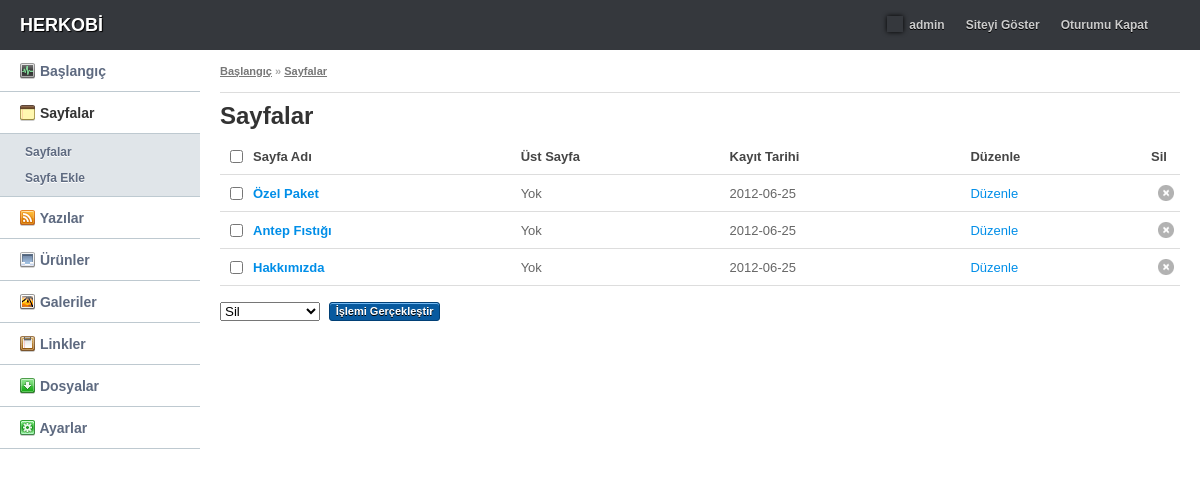
Screenshot of /panel/pages.php (signed in) with the database file from the repository.
### tables this page shows
CREATE TABLE IF NOT EXISTS `pages` (
  `id` int(11) NOT NULL AUTO_INCREMENT,
  `mid` text NOT NULL,
  `level` int(11) NOT NULL,
  `slug` text NOT NULL,
  `page` text NOT NULL,
  `summary` text NOT NULL,
  `content` text NOT NULL,
  `image` text NOT NULL,
  `gallery` int(11) NOT NULL,
  `title` text NOT NULL,
  `metadesc` text NOT NULL,
  `metatags` text NOT NULL,
  `date` date NOT NULL,
  PRIMARY KEY (`id`)
);

### config.php (called while the page is built, shortened)
<?php
    $SITE_ADRESI = "http://localhost/hkv2";
?>

### panel/inc/sayfalama.php (called while the page is built, shortened)
<?php
function SayfaIcerik($tablo){
	global $db;
	$sayfalamaLimit = 20;
	if(!isset($_GET['s'])){
		$sayfalama = 1;
	}
	else{
		$sayfalama = $_GET['s'];
		if(!is_numeric($sayfalama)){
			$sayfalama = 1;
		}
	}
	$kacta = (($sayfalama * $sayfalamaLimit) - $sayfalamaLimit);
	if($tablo == 'pages'){
		$sql = "SELECT uk.id, uk.mid, uk.page, uk.date, u.id, u.mid, u.page, u.date
				FROM pages AS u
				RIGHT JOIN pages AS uk ON u.id = uk.mid
				ORDER BY  `uk`.`id` DESC";
	}
	$sql .= " LIMIT $kacta , $sayfalamaLimit;";
	$sth = $db->prepare($sql);
	$db->query("SET NAMES 'utf8'");
	$sth->execute();
	$TumHaberler = $sth->fetchAll();
	return $TumHaberler;
}

### panel/pages.php (the view, shortened to what this page needs)
<?php
include_once '../config.php';
include_once 'inc/sayfalama.php';
$TumSayfalar = SayfaIcerik('pages');
$TumSayfalarSay = count($TumSayfalar);
?>
<!DOCTYPE html PUBLIC "-//W3C//DTD XHTML 1.0 Transitional//EN" "http://www.w3.org/TR/xhtml1/DTD/xhtml1-transitional.dtd">
<html xmlns="http://www.w3.org/1999/xhtml">
    <head>
    </head>
    <body>
        <div id="header">
            <h1><a href="admin.php">HERKOBİ</a></h1>
            <div class="userprofile">
                <ul>
                    <li><a href="user.php"><img src="images/avatar.gif" alt="" /> admin</a></li>
                    <li><a href="<?php echo $SITE_ADRESI; ?>" target="_blank">Siteyi Göster</a></li>
                    <li><a href="logout.php">Oturumu Kapat</a></li>
                </ul>
            </div>
        </div>
        <div id="sidebar">
            <ul id="nav">
                <li><a href="admin.php"><img src="images/nav/dashboard.png" alt="" /> Başlangıç</a></li>
                <li><a href="#"><strong><img src="images/nav/pages.png" alt="" /> Sayfalar</strong></a>
                    <ul>
                        <li><a href="pages.php">Sayfalar</a></li>
                        <li><a href="page-add.php">Sayfa Ekle</a></li>
                    </ul>
                </li>
                <li><a href="#" class="collapse"><img src="images/nav/rss.png" alt="" /> Yazılar</a>
                </li>
                <li><a href="#" class="collapse"><img src="images/nav/product.png" alt="" /> Ürünler</a>
                </li>
                <li><a href="#" class="collapse"><img src="images/nav/media.png" alt="" /> Galeriler</a>
                </li>
                <li><a href="#" class="collapse"><img src="images/nav/links.png" alt="" /> Linkler</a>
                </li>
                <li><a href="files.php"><img src="images/nav/files.png" alt="" /> Dosyalar</a></li>
                <li><a href="#" class="collapse"><img src="images/nav/settings.png" alt="" /> Ayarlar</a>
                </li>
            </ul>
        </div>
        <div id="content">
            <div class="breadcrumb">
                <a href="admin.php">Başlangıç</a> &raquo; <a href="pages.php">Sayfalar</a>
            </div>
            <h2>Sayfalar</h2>
            <form action="" method="post">
                <table cellpadding="0" cellspacing="0" width="100%" class="sortable">
                    <thead>
                        <tr>
                            <th width="10"><input type="checkbox" class="check_all" /></th>
                            <th>Sayfa Adı</th>
                            <th>Üst Sayfa</th>
                            <th>Kayıt Tarihi</th>
                            <th>Düzenle</th>
                            <th>Sil</th>
                        </tr>
                    </thead>
                    <tbody>
                        <?php
                        $mid = 'Yok';
                        for ($i = 0; $i < $TumSayfalarSay; $i++) {
                            echo '
							<tr>
								<td><input type="checkbox" name="tut[]" value="' . $TumSayfalar[$i]["0"] . '" " /></td>
								<td><strong><a href="page-add.php?duzelt=' . $TumSayfalar[$i]["0"] . '">' . $TumSayfalar[$i]["2"] . '</a></strong></td>
								<td>' . $mid . '</td>
								<td>' . $TumSayfalar[$i]["3"] . '</td>
								<td><a href="page-add.php?duzelt=' . $TumSayfalar[$i]["0"] . '">Düzenle</a></td>
								<td class="delete"><a href="pages.php?sil=' . $TumSayfalar[$i]["0"] . '" onclick="return confirm(\'Sime işlemi. \n Onaylıyor musunuz?\')"><img src="images/close.png" alt="Delete" title="Delete" /></a></td>
							</tr>
							  ';
                        }
                        ?>
                    </tbody>
                </table>
                <div class="tableactions">
                    <select name="toplusil">
                        <option value="sil">Sil</option>
                    </select>
                    <input type="submit" class="submit tiny" value="İşlemi Gerçekleştir" />
                </div>
                <div class="table_pagination right">
                </div>
            </form>
        </div>
    </body>
</html>

### panel/css/style.css (style rules this page uses)
* { padding:0; margin:0; }
body { background: #fff url(../images/sb.gif) top left repeat-y; font-family: Arial, Helvetica, sans-serif; font-size: 13px; color: #454545; line-height: 20px; min-width: 900px; }
img, a img { border: 0; }
ul li { list-style: none; }
a { color: #008ee8; text-decoration: underline; }
#header { background: #35383d; padding: 0 20px; height: 50px; }
#header h1 { font-size: 18px; font-weight: bold; line-height: 50px; float: left; }
#header h1 a { color: #fff; text-decoration: none; text-shadow: 1px 1px 1px #000; }
#header .userprofile { float: right; height: 50px; background: url(../images/hsep.gif) top right repeat-y; padding-right: 20px; }
#header .userprofile ul { font-size: 12px; padding-top: 8px; }
#header .userprofile ul li { float: left; padding: 7px 12px 7px 9px; position: relative; border-radius: 5px; -moz-border-radius: 5px; -webkit-border-radius: 5px; }
#header .userprofile ul li a { text-decoration: none; color: #ccc; font-weight: bold; text-shadow: 0 1px 0 #000; }
#header .userprofile ul li a img { width: 16px; height: 16px; vertical-align: text-bottom; margin-right: 3px; box-shadow: 0 0 5px #000; -moz-box-shadow: 0 0 5px #000; -webkit-box-shadow: 0 0 5px #000; }
#sidebar { width: 200px; float: left; }
#sidebar ul#nav li { font-size: 14px; }
#sidebar ul#nav li a { display: block; padding: 10px 0 10px 20px; border-top: 1px solid #fff; border-bottom: 1px solid #bec9d0; color: #5e6a80; text-decoration: none; text-shadow: 0 1px 0 #fff; font-weight: bold; }
#sidebar ul#nav li a strong { background: url(../images/mac.png) center right no-repeat; display: block; margin-right: -1px; color: #333; }
#sidebar ul#nav li a img { vertical-align: text-bottom; }
#sidebar ul#nav li ul { padding: 5px 0; padding-left: 15px; background: #e0e5e9; border-bottom: 1px solid #becad1; }
#sidebar ul#nav li ul li { border: 0; font-size: 12px; }
#sidebar ul#nav li ul li a { padding: 3px 10px; border: 0; }
#content { overflow: hidden; padding: 0 20px; }
#content .breadcrumb { font-size: 11px; font-weight: bold; color: #aaa; border-bottom: 1px solid #ddd; padding: 11px 0; margin-bottom: 5px; }
#content .breadcrumb a { color: #777; }
#content h1, #content h2 { font-size: 24px; line-height: 36px; color: #333; padding-bottom: 5px; }
#content table { text-align: left; margin-bottom: 15px; }
#content table a { text-decoration: none; }
#content table tr td, #content table tr th { border-bottom: 1px solid #ddd; padding: 10px; padding-right:0; line-height: normal; text-align: left; }
#content table tr td { color: #666; font-size: 13px; }
#content table tr td.delete { width: 29px; text-align: center; }
#content table tr td.delete a { opacity: .50; -moz-opacity: .50; }
#content .tableactions { overflow: hidden; padding-bottom: 20px; float: left; }
#content .tableactions select { width: 100px; margin-right: 5px; vertical-align: middle; outline: none; }
#content .tableactions input.submit { font-family: Arial, Helvetica, sans-serif; border: 1px solid #014076; background: #085a9f url(../images/mbg.jpg) center repeat-x; padding: 1px 6px; line-height: 15px; font-size: 11px; font-weight: bold; color: #fff; vertical-align: middle; text-shadow: 0 1px 0 #000; cursor: pointer; border-radius: 3px; -moz-border-radius: 3px; -webkit-border-radius: 3px; }
#content .table_pagination { font-size: 11px; font-weight: bold; padding-bottom: 15px; }
#content .table_pagination.right { float: right; text-align: right; border: 0; width: 500px; overflow: hidden; padding-top: 1px; }
#content form input.submit { font-family: Arial, Helvetica, sans-serif; font-size: 14px; font-weight: bold; color: #fff; border: 1px solid #014076; background: #085a9f url(../images/mbg.jpg) center repeat-x; padding: 7px 15px; vertical-align: middle; text-shadow: 0 1px 0 #000; cursor: pointer; border-radius: 3px; -moz-border-radius: 3px; -webkit-border-radius: 3px; -moz-box-shadow: inset 0 1px 0 #73b9f3; -webkit-box-shadow: inset 0 1px 0 #73b9f3; box-shadow: inset 0 1px 0 #73b9f3; }
#content .right { float: right; }

### rows the page displays
pages: page "Özel Paket", date "2012-06-25"
pages: page "Antep Fıstığı", date "2012-06-25"
pages: page "Hakkımızda", date "2012-06-25"
